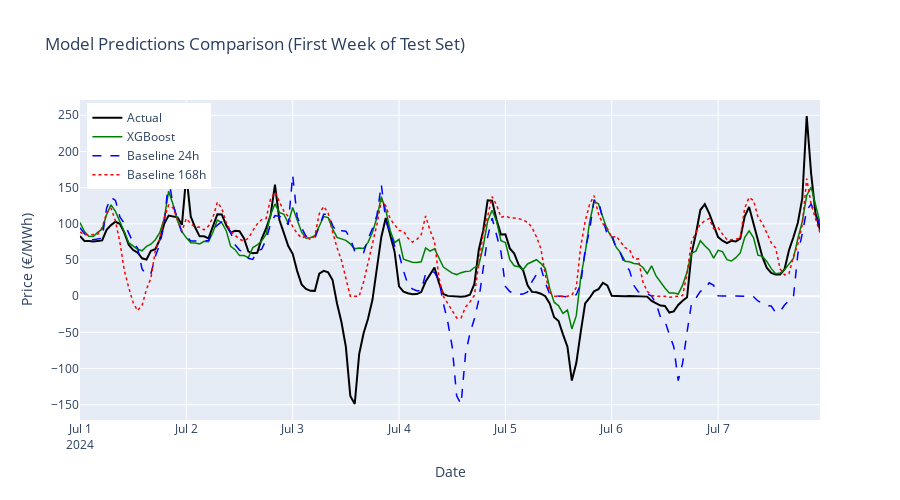

Notebook code for this chart:
### Code cell
# Compare predictions visually on a subset of test data (first 7 days)
n_hours = 7 * 24  # 7 days
plot_start = 0
plot_end = min(n_hours, len(y_test))

fig = go.Figure()

# Actual prices
fig.add_trace(go.Scatter(
    x=y_test.index[plot_start:plot_end],
    y=y_test.values[plot_start:plot_end],
    name='Actual',
    line=dict(color='black', width=2),
    mode='lines'
))

# XGBoost predictions
fig.add_trace(go.Scatter(
    x=y_test.index[plot_start:plot_end],
    y=y_pred_xgb[plot_start:plot_end],
    name='XGBoost',
    line=dict(color='green', width=1.5),
    mode='lines'
))

# 24h baseline
fig.add_trace(go.Scatter(
    x=y_test.index[plot_start:plot_end],
    y=y_pred_24h[plot_start:plot_end],
    name='Baseline 24h',
    line=dict(color='blue', width=1.5, dash='dash'),
    mode='lines'
))

# 168h baseline
fig.add_trace(go.Scatter(
    x=y_test.index[plot_start:plot_end],
    y=y_pred_168h[plot_start:plot_end],
    name='Baseline 168h',
    line=dict(color='red', width=1.5, dash='dot'),
    mode='lines'
))

fig.update_layout(
    title='Model Predictions Comparison (First Week of Test Set)',
    xaxis_title='Date',
    yaxis_title='Price (€/MWh)',
    height=500,
    hovermode='x unified',
    legend=dict(yanchor="top", y=0.99, xanchor="left", x=0.01)
)

fig.show()

### Figure 1 — Plotly figure (JSON) as saved in the notebook; plotly's stock layout.template omitted (floating-point values rounded to 4 significant figures; data arrays with more than 128 entries replaced by an {"elided": "..."} marker saying what was removed)
{"data": [{"line": {"color": "black", "width": 2}, "mode": "lines", "name": "Actual", "type": "scatter", "x": {"elided": "168 str values"}, "y": {"elided": "168 float values"}}, {"line": {"color": "green", "width": 1.5}, "mode": "lines", "name": "XGBoost", "type": "scatter", "x": {"elided": "168 str values"}, "y": {"elided": "168 float values"}}, {"line": {"color": "blue", "dash": "dash", "width": 1.5}, "mode": "lines", "name": "Baseline 24h", "type": "scatter", "x": {"elided": "168 str values"}, "y": {"elided": "168 float values"}}, {"line": {"color": "red", "dash": "dot", "width": 1.5}, "mode": "lines", "name": "Baseline 168h", "type": "scatter", "x": {"elided": "168 str values"}, "y": {"elided": "168 float values"}}], "layout": {"height": 500, "hovermode": "x unified", "legend": {"x": 0.01, "xanchor": "left", "y": 0.99, "yanchor": "top"}, "title": {"text": "Model Predictions Comparison (First Week of Test Set)"}, "xaxis": {"title": {"text": "Date"}}, "yaxis": {"title": {"text": "Price (€/MWh)"}}}}
